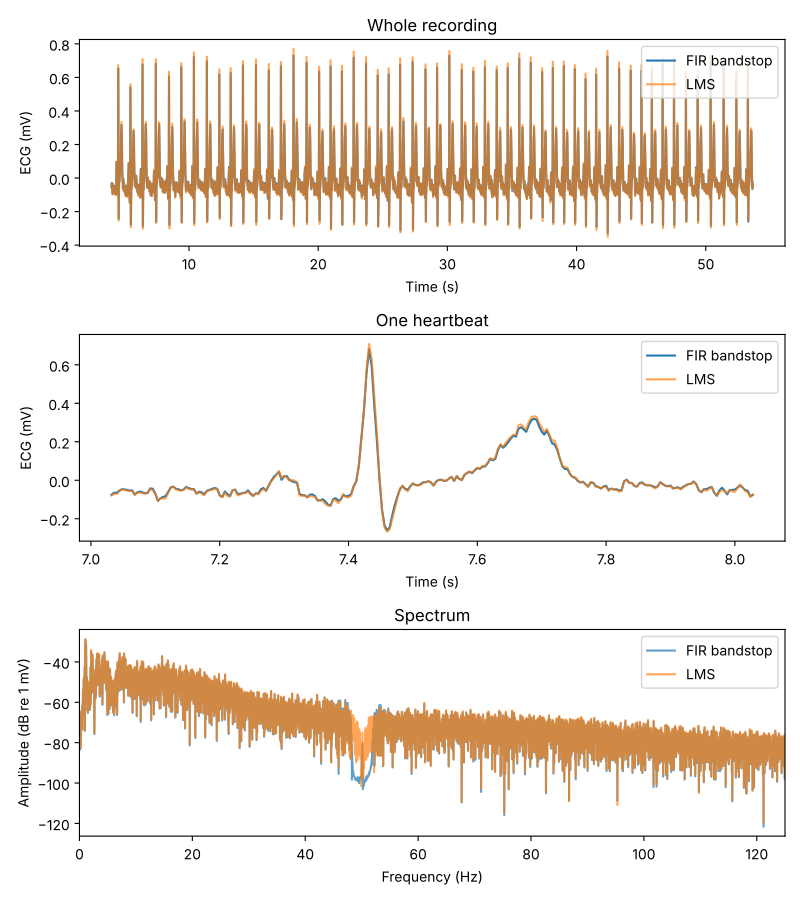

This chart was generated by the following Python code:
"""Task 4: remove the mains with an adaptive LMS filter instead of the FIR bandstop, and compare.

Run with: python3 lms_filter.py
"""
import numpy as np
import matplotlib.pyplot as plt
from ecg_plot import MINE, BASELINE, MAINS, MAINS_HZ, load_ecg, save, spectrum, db
from fir_design import design_fir
from fir_filter import FIRfilter

fs, x = load_ecg(MINE)

# the fixed FIR from task 3, to compare against
bandstop = FIRfilter(design_fir(fs, [BASELINE, MAINS]))

# the LMS only gets a mains reference so baseline wander still needs the FIR highpass.
# it has the same number of taps as the bandstop (set by the baseline band) so the delays match
highpass = FIRfilter(design_fir(fs, [BASELINE]))
M = highpass.M

# noise reference: a sine at the measured mains frequency.
# one mains cycle of taps is enough to set the gain and phase of the mains sine
taps = fs // 50
lms = FIRfilter(np.zeros(taps))
# learning rate * taps * reference power (1/2) ~ 0.1: fast enough to follow the mains
# drifting, slow enough to leave the ECG alone (it goes unstable around 2)
learning_rate = 0.1 / (taps / 2)

# one sample at a time, like a realtime system would
y_fir = np.zeros(len(x))
y_lms = np.zeros(len(x))
for n, v in enumerate(x):
    y_fir[n] = bandstop.dofilter(v)
    ref = np.sin(2 * np.pi * MAINS_HZ * n / fs)
    y_lms[n] = lms.doFilterAdaptive(highpass.dofilter(v), ref, learning_rate)

t = np.arange(len(x)) / fs
r = M + fs + np.argmax(np.abs(y_fir[M + fs:M + 4 * fs]))  # an R peak to zoom in on
beat = slice(r - int(0.4 * fs), r + int(0.6 * fs))

fig, (ax1, ax2, ax3) = plt.subplots(3, 1, figsize=(8, 9))
ax1.plot(t[M:], y_fir[M:], label="FIR bandstop")
ax1.plot(t[M:], y_lms[M:], label="LMS", alpha=0.7)
ax1.set_title("Whole recording")
ax2.plot(t[beat], y_fir[beat], label="FIR bandstop")
ax2.plot(t[beat], y_lms[beat], label="LMS", alpha=0.7)
ax2.set_title("One heartbeat")
for ax in (ax1, ax2):
    ax.set_xlabel("Time (s)")
    ax.set_ylabel("ECG (mV)")
for s, label in ((y_fir[M:], "FIR bandstop"), (y_lms[M:], "LMS")):
    f, X = spectrum(s, fs)
    ax3.plot(f, db(X), label=label, alpha=0.7)
ax3.set_xlim(0, fs / 2)
ax3.set_xlabel("Frequency (Hz)")
ax3.set_ylabel("Amplitude (dB re 1 mV)")
ax3.set_title("Spectrum")
for ax in (ax1, ax2, ax3):
    ax.legend(loc="upper right")
fig.tight_layout()
save(fig, "lms_filter.pdf")
plt.show()
